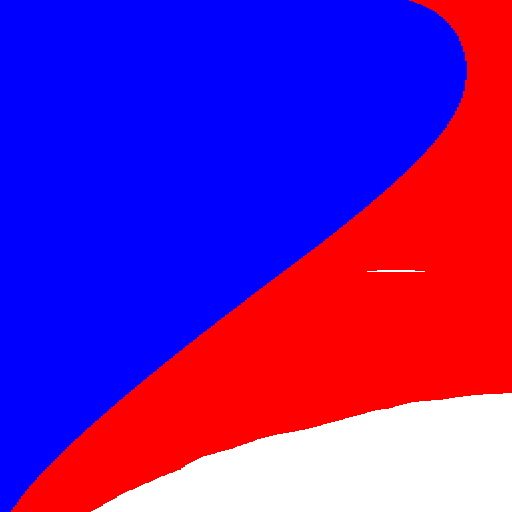
#> input picture data_loader/example_data/annotation0.png, 512 x 512 px
$ python -i bboxes.py   (imports and definitions only)
#> lines starting #> are read from the running program, lines starting #| are printed output that depends on the picture
import numpy as np
from tools.helpers import find_nonzero_intervals, threshold


# [41 lines left out: function compute_boxes, not called in this run]


def compute_boxes_iteratively(image, iter_depth=2, intensity_threshold=254,
                              prune=True, pruning_threshold=.001):
    """Computes bounding boxes of nonwhite regions iteratively.

    This method calls the method compute_boxes() iteratively in order
    to separate nonwhite regions that could not be separated by
    previous calls.

    Args:

        iter_depth (int): Maximal number of iterations

        intensity_threshold (int): Value of intensity above which
            pixels are set to white.

        prune (bool): Specifies whether or not regions with area below a
            certain value are discarded

        pruning_threshold (float): Proportion of area of original
            image that a region needs to have in order not to be discarded

    Returns:
        List [(x0, y0, x1, y1), ...] of boxes found in the last iteration.
    """
    image_area = image.size[0] * image.size[1]

    _boxes = [[(0, 0, image.size[0], image.size[1])]]  # A list containing lists of boxes

    for i in range(iter_depth):
        _boxes_new = []
        for box in _boxes[-1]:
            _boxes = compute_boxes(image.crop(box), intensity_threshold)
            if prune:
                for i, _box in enumerate(_boxes):
                    if (_box[2] - _box[0])*(_box[3] - _box[1]) / image_area < pruning_threshold:
                        _boxes[i] = None
            _boxes_new += [(box[0] + _box[0],
                            box[1] + _box[1],
                            box[0] + _box[2],
                            box[1] + _box[3])
                           for _box in _boxes if _box is not None]
        _boxes += [_boxes_new]

    return _boxes[-1]

>>> import cv2
>>> picture = cv2.imread('../data_loader/example_data/annotation0.png', cv2.IMREAD_GRAYSCALE)
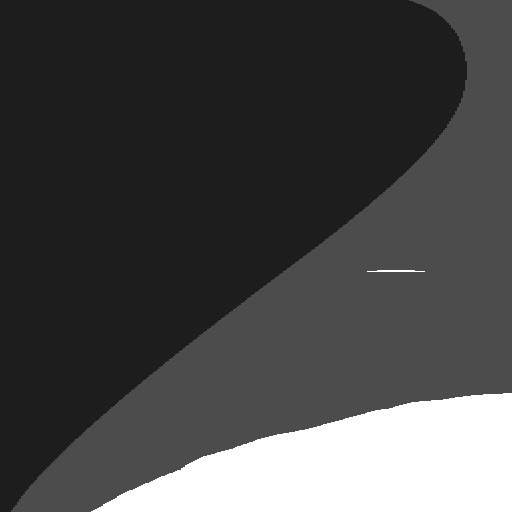
#> picture: shape (512, 512); min 29, max 255, mean 72.2
>>> result = compute_boxes_iteratively(picture)
#> (the run stopped early here; a loop or call above may not have finished)
